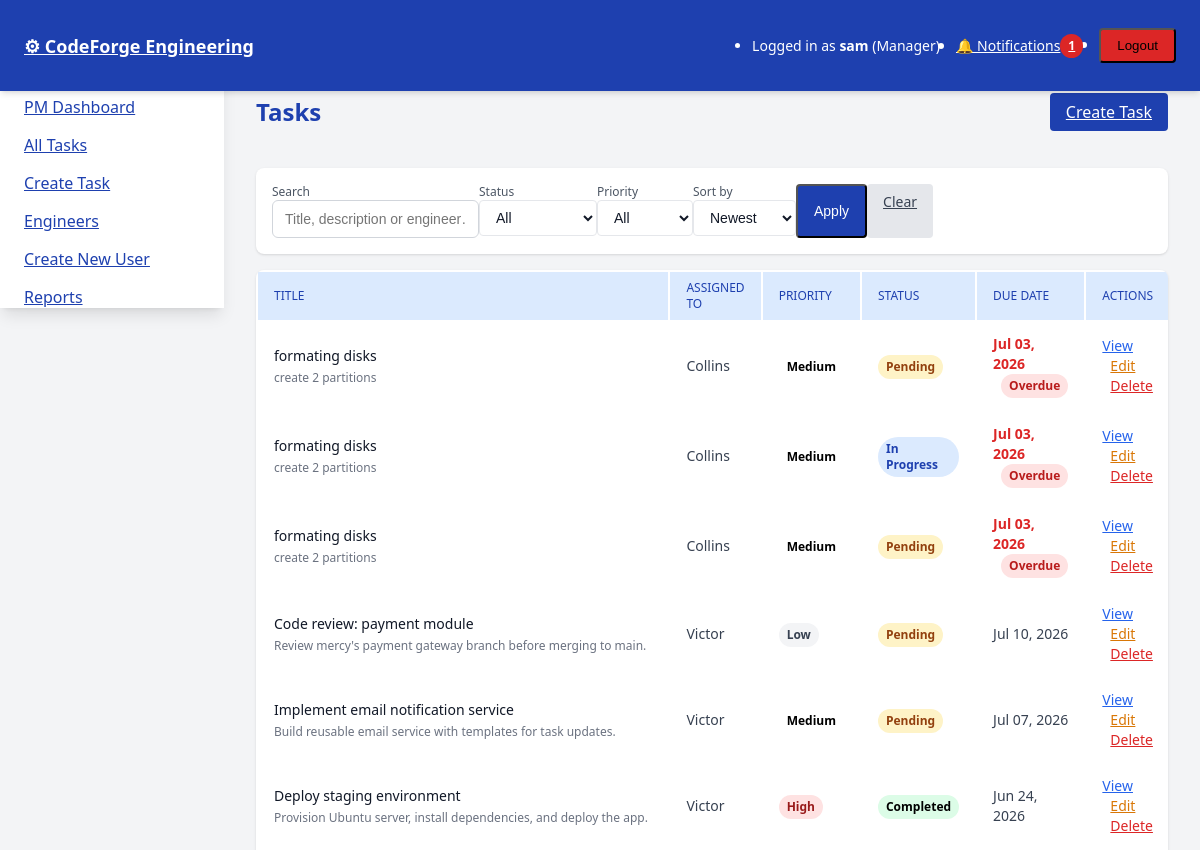
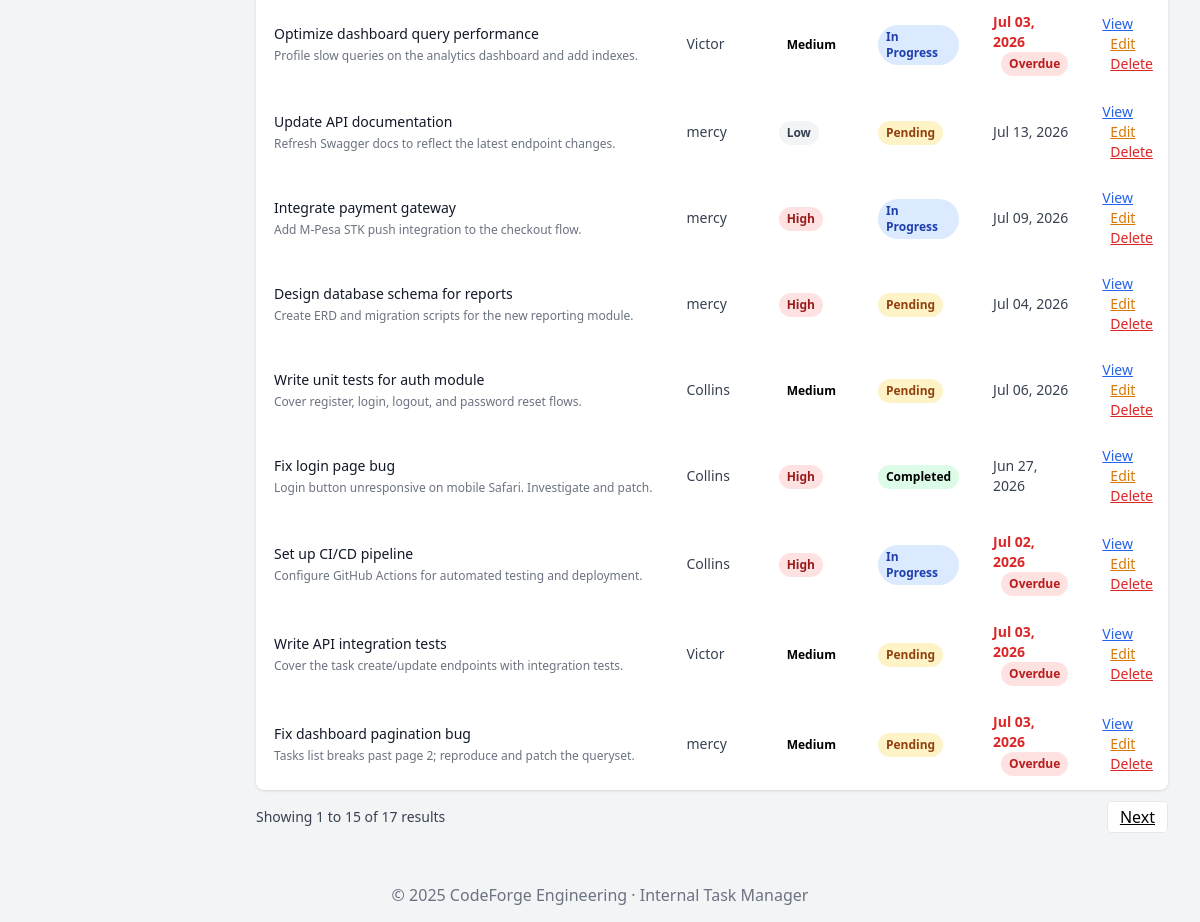
The app's page /tasks/ (signed in) with its own data (2 pictures, top to bottom).
### tasks/models.py (models this page shows, shortened)
class User(AbstractUser):
    ROLE_CHOICES = (
        ('manager', 'Project Manager'),
        ('worker', 'Engineer'),
    )
    role = models.CharField(max_length=10, choices=ROLE_CHOICES)

class Task(models.Model):
    STATUS_CHOICES = (
        ('pending', 'Pending'),
        ('in_progress', 'In Progress'),
        ('completed', 'Completed'),
    )
    PRIORITY_CHOICES = (
        ('low', 'Low'),
        ('medium', 'Medium'),
        ('high', 'High'),
    )
    title = models.CharField(max_length=255)
    description = models.TextField(blank=True)
    assigned_to = models.ForeignKey(User, on_delete=models.CASCADE, related_name='tasks')
    status = models.CharField(max_length=20, choices=STATUS_CHOICES, default='pending')
    priority = models.CharField(max_length=10, choices=PRIORITY_CHOICES, default='medium')
    created_at = models.DateTimeField(auto_now_add=True)
    updated_at = models.DateTimeField(auto_now=True)
    due_date = models.DateField(null=True, blank=True)
    completed_at = models.DateTimeField(null=True, blank=True)

### tasks/views.py (the view)
# urls.py: path('tasks/', TaskListView.as_view(), name='task_list'),
class TaskListView(LoginRequiredMixin, ListView):
    model = Task
    template_name = 'core/task_list.html'
    context_object_name = 'tasks'
    paginate_by = 15
    SORT_OPTIONS = {
        'created': '-created_at',
        'due': 'due_date',
        'priority': '-priority',   # high > medium > low alphabetically reversed
        'status': 'status',
        'title': 'title',
    }
    def get_queryset(self):
        user = self.request.user
        if user.is_superuser or user.role == 'manager':
            qs = Task.objects.all()
        else:
            qs = Task.objects.filter(assigned_to=user)
        q = self.request.GET.get('q', '').strip()
        if q:
            qs = qs.filter(
                Q(title__icontains=q)
                | Q(description__icontains=q)
                | Q(assigned_to__username__icontains=q)
            )
        status = self.request.GET.get('status', '').strip()
        if status in dict(Task.STATUS_CHOICES):
            qs = qs.filter(status=status)
        priority = self.request.GET.get('priority', '').strip()
        if priority in dict(Task.PRIORITY_CHOICES):
            qs = qs.filter(priority=priority)
        sort = self.request.GET.get('sort', 'created')
        return qs.order_by(self.SORT_OPTIONS.get(sort, '-created_at'))
    def get_context_data(self, **kwargs):
        ctx = super().get_context_data(**kwargs)
        ctx['q'] = self.request.GET.get('q', '')
        ctx['status_filter'] = self.request.GET.get('status', '')
        ctx['priority_filter'] = self.request.GET.get('priority', '')
        ctx['sort'] = self.request.GET.get('sort', 'created')
        ctx['status_choices'] = Task.STATUS_CHOICES
        ctx['priority_choices'] = Task.PRIORITY_CHOICES
        params = self.request.GET.copy()
        params.pop('page', None)
        ctx['querystring'] = params.urlencode()
        return ctx

### tasks/context_processors.py (called while the page is built)
def notifications(request):
    if not request.user.is_authenticated:
        return {}
    qs = request.user.notifications.all()
    return {
        'nav_notifications': qs[:8],
        'nav_unread_count': qs.filter(is_read=False).count(),
    }

### tasks/templates/core/task_list.html (shortened to what this page needs)
{% extends "base.html" %}
{% block content %}
{% now "Y-m-d" as today %}
<div class="max-w-6xl mx-auto">
    <div class="flex items-center justify-between mb-6">
        <h1 class="text-2xl font-bold text-blue-800">Tasks</h1>
        {% if user.is_authenticated and user.role == 'manager' or user.is_authenticated and user.is_superuser %}
            <a href="{% url 'task_create' %}" class="bg-blue-800 text-white px-4 py-2 rounded hover:bg-blue-900 transition">Create Task</a>
        {% endif %}
    </div>
    <form method="get" class="bg-white shadow rounded-lg p-4 mb-4 flex flex-wrap items-end gap-3">
        <div class="flex-1 min-w-[200px]">
            <label class="block text-xs font-medium text-gray-600 mb-1">Search</label>
            <input type="text" name="q" value="{{ q }}" placeholder="Title, description or engineer…"
                   class="w-full border rounded px-3 py-2 text-sm">
        </div>
        <div>
            <label class="block text-xs font-medium text-gray-600 mb-1">Status</label>
            <select name="status" class="border rounded px-3 py-2 text-sm">
                <option value="">All</option>
            </select>
        </div>
        <div>
            <label class="block text-xs font-medium text-gray-600 mb-1">Priority</label>
            <select name="priority" class="border rounded px-3 py-2 text-sm">
                <option value="">All</option>
            </select>
        </div>
        <div>
            <label class="block text-xs font-medium text-gray-600 mb-1">Sort by</label>
            <select name="sort" class="border rounded px-3 py-2 text-sm">
                <option value="created" {% if sort == 'created' %}selected{% endif %}>Newest</option>
            </select>
        </div>
        <div class="flex gap-2">
            <button type="submit" class="bg-blue-800 text-white px-4 py-2 rounded text-sm hover:bg-blue-900 transition">Apply</button>
            <a href="{% url 'task_list' %}" class="bg-gray-200 text-gray-700 px-4 py-2 rounded text-sm hover:bg-gray-300 transition">Clear</a>
        </div>
    </form>
    <div class="overflow-x-auto bg-white shadow rounded-lg">
        <table class="min-w-full divide-y divide-gray-200">
            <thead class="bg-blue-100">
                <tr>
                    <th class="px-4 py-2 text-left text-xs font-medium text-blue-800 uppercase">Title</th>
                    <th class="px-4 py-2 text-left text-xs font-medium text-blue-800 uppercase">Assigned To</th>
                    <th class="px-4 py-2 text-left text-xs font-medium text-blue-800 uppercase">Priority</th>
                    <th class="px-4 py-2 text-left text-xs font-medium text-blue-800 uppercase">Status</th>
                    <th class="px-4 py-2 text-left text-xs font-medium text-blue-800 uppercase">Due Date</th>
                    <th class="px-4 py-2 text-left text-xs font-medium text-blue-800 uppercase">Actions</th>
                </tr>
            </thead>
            <tbody class="bg-white divide-y divide-gray-200">
                {% for task in tasks %}
                <tr class="hover:bg-gray-50">
                    <td class="px-4 py-3">
                        <div class="text-sm font-medium text-gray-900">{{ task.title }}</div>
                        {% if task.description %}
                            <div class="text-xs text-gray-500 mt-1 truncate">{{ task.description }}</div>
                        {% endif %}
                    </td>
                    <td class="px-4 py-3 text-sm text-gray-700">
                        {{ task.assigned_to.username|default:"Unassigned" }}
                    </td>
                    <td class="px-4 py-3">
                        {% if task.priority == 'high' %}
                            <span class="inline-flex items-center px-2 py-1 rounded-full text-xs font-semibold bg-red-100 text-red-800">High</span>
                        {% elif task.priority == 'medium' %}
                            <span class="inline-flex items-center px-2 py-1 rounded-full text-xs font-semibold bg-orange-100 text-orange-800">Medium</span>
                        {% else %}
                            <span class="inline-flex items-center px-2 py-1 rounded-full text-xs font-semibold bg-gray-100 text-gray-700">Low</span>
                        {% endif %}
                    </td>
                    <td class="px-4 py-3">
                        {% if task.status == 'pending' %}
                            <span class="inline-flex items-center px-2 py-1 rounded-full text-xs font-semibold bg-yellow-100 text-yellow-800">Pending</span>
                        {% elif task.status == 'in_progress' %}
                            <span class="inline-flex items-center px-2 py-1 rounded-full text-xs font-semibold bg-blue-100 text-blue-800">In Progress</span>
                        {% elif task.status == 'completed' %}
                            <span class="inline-flex items-center px-2 py-1 rounded-full text-xs font-semibold bg-green-100 text-green-800">Completed</span>
                        {% else %}
                            <span class="inline-flex items-center px-2 py-1 rounded-full text-xs font-semibold bg-gray-100 text-gray-800">{{ task.status }}</span>
                        {% endif %}
                    </td>
                    <td class="px-4 py-3 text-sm text-gray-700">
                        {% if task.due_date %}
                            {% with due_str=task.due_date|date:"Y-m-d" %}
                                <span class="{% if due_str < today and task.status != 'completed' %}text-red-600 font-semibold{% else %}text-gray-700{% endif %}">
                                    {{ task.due_date|date:"M d, Y" }}
                                </span>
                                {% if due_str < today and task.status != 'completed' %}
                                    <span class="ml-2 inline-flex items-center px-2 py-1 rounded-full text-xs font-semibold bg-red-100 text-red-700">Overdue</span>
                                {% endif %}
                            {% endwith %}
                        {% else %}
                            <span class="text-gray-500">No due date</span>
                        {% endif %}
                    </td>
                    <td class="px-4 py-3 text-sm">
                        <a href="{% url 'task_detail' task.pk %}" class="text-blue-600 hover:underline">View</a>
                        {% if user.is_authenticated %}
                            {% if user.role == 'manager' or user.is_superuser %}
                                <a href="{% url 'task_update' task.pk %}" class="ml-2 text-yellow-600 hover:underline">Edit</a>
                                <a href="{% url 'task_delete' task.pk %}" class="ml-2 text-red-600 hover:underline">Delete</a>
                            {% elif user.role == 'worker' and task.assigned_to == user %}
                                <a href="{% url 'worker_task_update' task.pk %}" class="ml-2 text-green-600 hover:underline">Update Status</a>
                            {% endif %}
                        {% endif %}
                    </td>
                </tr>
                {% empty %}
                <tr>
                    <td colspan="6" class="px-4 py-6 text-center text-gray-500">No tasks found.</td>
                </tr>
                {% endfor %}
            </tbody>
        </table>
    </div>
    {% if is_paginated %}
    <div class="mt-4 flex items-center justify-between">
        <div class="text-sm text-gray-700">
            Showing {{ page_obj.start_index }} to {{ page_obj.end_index }} of {{ page_obj.paginator.count }} results
        </div>
        <div class="space-x-2">
            {% if page_obj.has_next %}
                <a href="?page={{ page_obj.next_page_number }}{% if querystring %}&{{ querystring }}{% endif %}" class="px-3 py-1 bg-white border rounded hover:bg-gray-100">Next</a>
            {% endif %}
        </div>
    </div>
    {% endif %}
</div>
{% endblock %}

### tasks/templates/base.html (shortened to what this page needs)
<!DOCTYPE html>
<html lang="en">
<head>
    {% load static %}
    <link rel="stylesheet" href="{% static 'css/tailwind-offline.css' %}">
</head>
<body class="bg-gray-100">
    <header class="fixed top-0 left-0 w-full bg-blue-800 text-white z-40 shadow-md">
        <nav class="flex items-center justify-between px-6 py-3">
            <div class="text-lg font-bold">
                <a href="{% url 'role_redirect' %}">⚙ CodeForge Engineering</a>
            </div>
            <ul class="flex items-center space-x-4">
                {% if user.is_authenticated %}
                    <li class="text-sm">Logged in as <span class="font-semibold">{{ user.username }}</span> (<span class="capitalize">{{ user.role }}</span>)</li>
                    <li>
                        <a href="{% url 'notifications' %}" class="relative inline-flex items-center text-white text-sm hover:underline">
                            🔔 Notifications
                            {% if nav_unread_count %}
                                <span class="ml-1 inline-flex items-center justify-center px-2 py-1 rounded-full text-xs font-bold bg-red-600 text-white">{{ nav_unread_count }}</span>
                            {% endif %}
                        </a>
                    </li>
                    <li>
                        <form action="{% url 'logout' %}" method="post">
                            <button type="submit" class="bg-red-600 px-4 py-2 rounded hover:bg-red-700 transition">Logout</button>
                        </form>
                    </li>
                {% endif %}
            </ul>
        </nav>
    </header>
    {% if user.is_authenticated %}
    <aside class="fixed top-16 left-0 h-[calc(100vh-4rem)] w-56 bg-white shadow-lg z-30 flex flex-col pt-8">
        <nav class="flex flex-col space-y-4 px-6">
                {% if user.is_superuser %}
                    <a href="{% url 'manager_dashboard' %}" class="text-blue-800 hover:underline">PM Dashboard</a>
                    <a href="{% url 'task_list' %}" class="text-blue-800 hover:underline">All Tasks</a>
                    <a href="{% url 'task_create' %}" class="text-blue-800 hover:underline">Create Task</a>
                    <a href="{% url 'engineer_list' %}" class="text-blue-800 hover:underline">Engineers</a>
                    <a href="{% url 'register' %}" class="text-blue-800 hover:underline">Create New User</a>
                    <a href="{% url 'reports' %}" class="text-blue-800 hover:underline">Reports</a>
                {% elif user.role == 'manager' %}
                    <a href="{% url 'manager_dashboard' %}" class="text-blue-800 hover:underline">PM Dashboard</a>
                    <a href="{% url 'task_list' %}" class="text-blue-800 hover:underline">All Tasks</a>
                    <a href="{% url 'task_create' %}" class="text-blue-800 hover:underline">Create Task</a>
                    <a href="{% url 'engineer_list' %}" class="text-blue-800 hover:underline">Engineers</a>
                    <a href="{% url 'register' %}" class="text-blue-800 hover:underline">Create New User</a>
                    <a href="{% url 'reports' %}" class="text-blue-800 hover:underline">Reports</a>
                {% elif user.role == 'worker' %}
                    <a href="{% url 'worker_dashboard' %}" class="text-blue-800 hover:underline">Engineer Dashboard</a>
                    <a href="{% url 'task_list' %}" class="text-blue-800 hover:underline">My Tasks</a>
                    <a href="{% url 'reports' %}" class="text-blue-800 hover:underline">My Reports</a>
                {% else %}
                    <a href="{% url 'task_list' %}" class="text-blue-800 hover:underline">Tasks</a>
                    <a href="{% url 'reports' %}" class="text-blue-800 hover:underline">Reports</a>
                {% endif %}
        </nav>
    </aside>
    {% endif %}
    <main class="{% if user.is_authenticated %}ml-56{% endif %} pt-20 px-8">
        {% block content %}{% endblock %}
    </main>
    <footer class="mt-10 text-center text-gray-500 py-4">
        &copy; {{ year|default:2025 }} CodeForge Engineering · Internal Task Manager
    </footer>
</body>
</html>

### records on screen
User: username "sam", role "Manager"
Task: title "formating disks", description "create 2 partitions", assigned_to.username "Collins", priority "Medium", status "Pending", due_date "Jul 03, 2026"
Task: title "formating disks", description "create 2 partitions", assigned_to.username "Collins", priority "Medium", status "In Progress", due_date "Jul 03, 2026"
Task: title "formating disks", description "create 2 partitions", assigned_to.username "Collins", priority "Medium", status "Pending", due_date "Jul 03, 2026"
Task: title "Code review: payment module", description "Review mercy's payment gateway branch before merging to main.", assigned_to.username "Victor", priority "Low", status "Pending", due_date "Jul 10, 2026"
Task: title "Implement email notification service", description "Build reusable email service with templates for task updates.", assigned_to.username "Victor", priority "Medium", status "Pending", due_date "Jul 07, 2026"
Task: title "Deploy staging environment", description "Provision Ubuntu server, install dependencies, and deploy the app.", assigned_to.username "Victor", priority "High", status "Completed", due_date "Jun 24, 2026"
Task: title "Optimize dashboard query performance", description "Profile slow queries on the analytics dashboard and add indexes.", assigned_to.username "Victor", priority "Medium", status "In Progress", due_date "Jul 03, 2026"
Task: title "Update API documentation", description "Refresh Swagger docs to reflect the latest endpoint changes.", assigned_to.username "mercy", priority "Low", status "Pending", due_date "Jul 13, 2026"
Task: title "Integrate payment gateway", description "Add M-Pesa STK push integration to the checkout flow.", assigned_to.username "mercy", priority "High", status "In Progress", due_date "Jul 09, 2026"
Task: title "Design database schema for reports", description "Create ERD and migration scripts for the new reporting module.", assigned_to.username "mercy", priority "High", status "Pending", due_date "Jul 04, 2026"
Task: title "Write unit tests for auth module", description "Cover register, login, logout, and password reset flows.", assigned_to.username "Collins", priority "Medium", status "Pending", due_date "Jul 06, 2026"
Task: title "Fix login page bug", description "Login button unresponsive on mobile Safari. Investigate and patch.", assigned_to.username "Collins", priority "High", status "Completed", due_date "Jun 27, 2026"
Task: title "Set up CI/CD pipeline", description "Configure GitHub Actions for automated testing and deployment.", assigned_to.username "Collins", priority "High", status "In Progress", due_date "Jul 02, 2026"
Task: title "Write API integration tests", description "Cover the task create/update endpoints with integration tests.", assigned_to.username "Victor", priority "Medium", status "Pending", due_date "Jul 03, 2026"
Task: title "Fix dashboard pagination bug", description "Tasks list breaks past page 2; reproduce and patch the queryset.", assigned_to.username "mercy", priority "Medium", status "Pending", due_date "Jul 03, 2026"

### other values on screen
{{ nav_unread_count }} "1"
{{ page_obj.start_index }} "1"
{{ page_obj.end_index }} "15"
{{ page_obj.paginator.count }} "17"
{{ year|default:2025 }} "2025"
